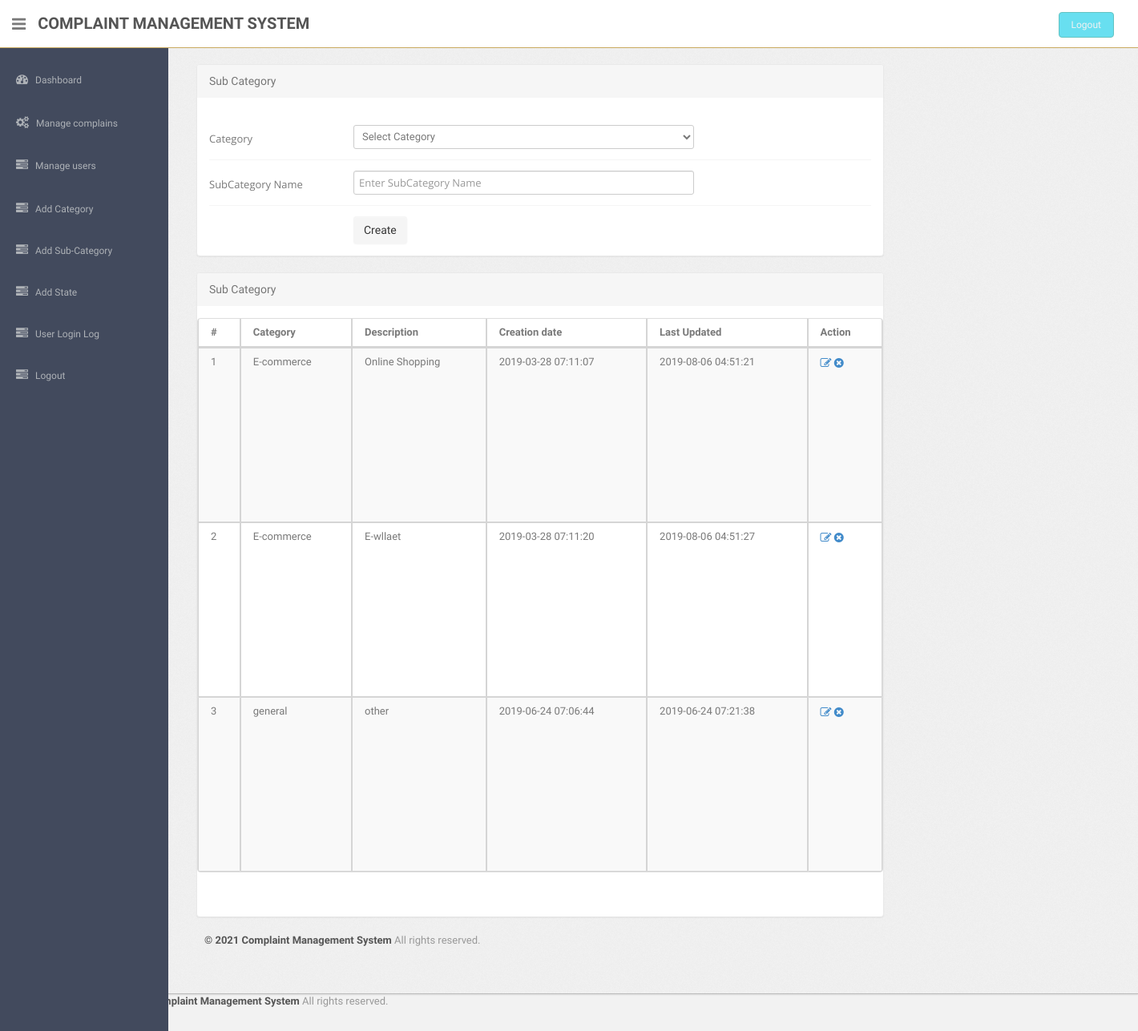
Before: /admin/subcategory.php (signed in) with the older database file.
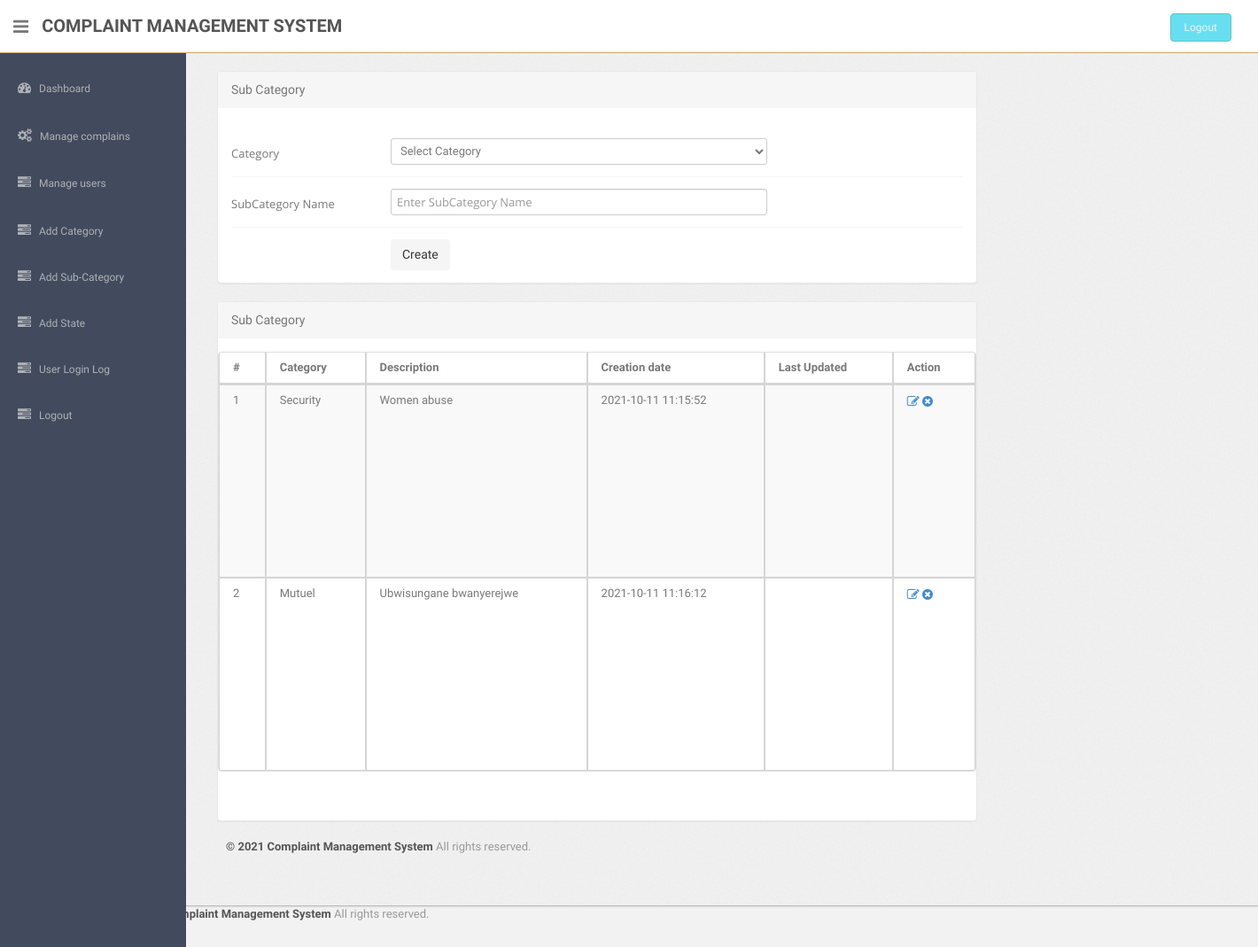
After: the same page with the newer database file.
### tables this page shows
CREATE TABLE `subcategory` (
  `id` int(11) NOT NULL,
  `categoryid` int(11) DEFAULT NULL,
  `subcategory` varchar(255) DEFAULT NULL,
  `creationDate` timestamp NULL DEFAULT current_timestamp(),
  `updationDate` timestamp NULL DEFAULT NULL ON UPDATE current_timestamp()
);

CREATE TABLE `category` (
  `id` int(11) NOT NULL,
  `categoryName` varchar(255) DEFAULT NULL,
  `categoryDescription` longtext DEFAULT NULL,
  `creationDate` timestamp NULL DEFAULT current_timestamp(),
  `updationDate` timestamp NULL DEFAULT NULL ON UPDATE current_timestamp()
);

### admin/subcategory.php (the view, shortened to what this page needs)
<?php
include('include/config.php');
if(strlen($_SESSION['alogin'])==0)
	{
header('location:index.php');
}
else{
?>
<!DOCTYPE html>
<html lang="en">
<head>
	<link type="text/css" href="bootstrap/css/bootstrap.min.css" rel="stylesheet">
	<link type="text/css" href="bootstrap/css/bootstrap-responsive.min.css" rel="stylesheet">
	<link type="text/css" href="css/theme.css" rel="stylesheet">
	<link type="text/css" href="images/icons/css/font-awesome.css" rel="stylesheet">
    <link href="assets/css/bootstrap.css" rel="stylesheet">
    <link href="assets/font-awesome/css/font-awesome.css" rel="stylesheet" />
    <link rel="stylesheet" type="text/css" href="assets/css/zabuto_calendar.css">
    <link rel="stylesheet" type="text/css" href="assets/js/gritter/css/jquery.gritter.css" />
    <link rel="stylesheet" type="text/css" href="assets/lineicons/style.css">
    <link href="assets/css/style.css" rel="stylesheet">
    <link href="assets/css/style-responsive.css" rel="stylesheet">
</head>
<body>
<section id="container" >
<?php include('include/header.php');?>
<?php include('include/admin_sidebar.php');?>
	<section id="main-content">
          <section class="wrapper">
			<div class="row">
			<div class="col-lg-9 main-chart">
				<div class="col-md-2 col-sm-2 box0">
                  </div>
					<div class="content" style="margin-left: 20px;">
						<div class="module">
							<div class="module-head">
								<h3>Sub Category</h3>
							</div>
							<div class="module-body">
									<br />
			<form class="form-horizontal row-fluid" name="subcategory" method="post" >
<div class="control-group">
<label class="control-label" for="basicinput">Category</label>
<div class="controls">
<select name="category" class="span8 tip" required>
<option value="">Select Category</option>
</select>
</div>
</div>
<div class="control-group">
<label class="control-label" for="basicinput">SubCategory Name</label>
<div class="controls">
<input type="text" placeholder="Enter SubCategory Name"  name="subcategory" class="span8 tip" required>
</div>
</div>
	<div class="control-group">
											<div class="controls">
												<button type="submit" name="submit" class="btn">Create</button>
											</div>
										</div>
									</form>
							</div>
						</div>
	<div class="module">
							<div class="module-head">
								<h3>Sub Category</h3>
							</div>
							<div class="module-body table">
								<table cellpadding="0" cellspacing="0" border="0" class="datatable-1 table table-bordered table-striped	 display" width="100%">
									<thead>
										<tr>
											<th>#</th>
											<th>Category</th>
											<th>Description</th>
											<th>Creation date</th>
											<th>Last Updated</th>
											<th>Action</th>
										</tr>
									</thead>
									<tbody>
<?php $query=mysqli_query($con,"select subcategory.id,category.categoryName,subcategory.subcategory,subcategory.creationDate,subcategory.updationDate from subcategory join category on category.id=subcategory.categoryid");
$cnt=1;
while($row=mysqli_fetch_array($query))
{
?>
										<tr>
											<td><?php echo htmlentities($cnt);?></td>
											<td><?php echo htmlentities($row['categoryName']);?></td>
											<td><?php echo htmlentities($row['subcategory']);?></td>
											<td> <?php echo htmlentities($row['creationDate']);?></td>
											<td><?php echo htmlentities($row['updationDate']);?></td>
											<td>
											<a href="edit-subcategory.php?id=<?php echo $row['id']?>" ><i class="icon-edit"></i></a>
											<a href="subcategory.php?id=<?php echo $row['id']?>&del=delete" onClick="return confirm('Are you sure you want to delete?')"><i class="icon-remove-sign"></i></a></td>
										</tr>
										<?php $cnt=$cnt+1; } ?>
								</table>
							</div>
						</div>
					</div>
				</div>
			</div>
			<?php include('include/footer.php');?>
<?php include('include/footer.php');?>
</body>
<?php } ?>

### admin/include/header.php
<header class="header black-bg">
             <div class="sidebar-toggle-box">
                 <div class="fa fa-bars tooltips" data-placement="right" data-original-title="Toggle Navigation"></div>
             </div>
           <a href="dashboard.php" class="logo"><b>Complaint Management System</b></a>
           <div class="top-menu">
           	<ul class="nav pull-right top-menu">
                   <li><a class="logout" href="logout.php">Logout</a></li>
           	</ul>
           </div>
       </header>

### admin/include/admin_sidebar.php (shortened to what this page needs)
<aside>
          <div id="sidebar"  class="nav-collapse ">
              <ul class="sidebar-menu" id="nav-accordion">
                  <li class="mt">
                      <a href="admin_dashboard.php">
                          <i class="fa fa-dashboard"></i>
                          <span>Dashboard</span>
                      </a>
                  </li>
                  <li class="sub-menu">
                      <a href="javascript:;" >
                          <i class="fa fa-cogs"></i>
                          <span>Manage complains</span>
                      </a>
                  </li>
                  <li>
                <a href="manage-users.php">
                  <i class="fa fa-tasks"></i>
                  Manage users
                </a>
              </li>
                  <li class="sub-menu">
                      <a href="category.php" >
                          <i class="fa fa-tasks"></i>
                          <span>Add Category </span>
                      </a>
                    </li>
              <li class="sub-menu">
                      <a href="subcategory.php" >
                          <i class="fa fa-tasks"></i>
                          <span>Add Sub-Category </span>
                      </a>
                    </li>
<li class="sub-menu">
                      <a href="state.php" >
                          <i class="fa fa-tasks"></i>
                          <span>Add State</span>
                      </a>
                    </li>
              <li class="sub-menu">
                      <a href="user-logs.php" >
                          <i class="fa fa-tasks"></i>
                          <span>User Login Log</span>
                      </a>
                  </li>
                  <li class="sub-menu">
                      <a href="logout.php" >
                          <i class="fa fa-tasks"></i>
                          <span>Logout</span>
                      </a>
                  </li>
              </ul>
          </div>
      </aside>

### admin/include/footer.php
<div class="footer">
	<div class="container">
		<b class="copyright">&copy; 2021 Complaint Management System </b> All rights reserved.
	</div>
</div>
</html>

### admin/css/theme.css (style rules this page uses)
body { font-size: 13px; font-family: 'Open Sans', Arial, sans-serif; background: #fff; color: #777 }
h1, h2, h3, h4, h5, h6 { color: #333; margin-top: 0 }
h3 { font-size: 20px }
strong, b { color: #555 }
.wrapper { background: url(../images/bg.png) #eee; border-bottom: 1px solid #bbb; -webkit-box-shadow: 0 1px 2px rgba(0,0,0,0.1); -moz-box-shadow: 0 1px 2px rgba(0,0,0,0.1); box-shadow: 0 1px 2px rgba(0,0,0,0.1); padding: 30px 0 }
.footer { color: #999; padding: 30px 0 60px }
form { margin: 0 }
select, textarea, input[type="text"], input[type="password"], input[type="datetime"], input[type="datetime-local"], input[type="date"], input[type="month"], input[type="time"], input[type="week"], input[type="number"], input[type="email"], input[type="url"], input[type="search"], input[type="tel"], input[type="color"], .uneditable-input, label, input, button, select, textarea { -webkit-border-radius: 3px; -moz-border-radius: 3px; border-radius: 3px; font-size: 13px; font-family: 'Open Sans', Tahoma, Arial, sans-serif }
body [class^="icon-"], body [class*=" icon-"] { font-size: 14px; line-height: 20px; height: 200px }
.module { background: #fff; -webkit-border-radius: 3px; -moz-border-radius: 3px; border-radius: 3px; border: 1px solid #ccc; border-bottom-color: #bbb; -webkit-box-shadow: 0 0 1px rgba(0,0,0,0.2); -moz-box-shadow: 0 0 1px rgba(0,0,0,0.2); box-shadow: 0 0 1px rgba(0,0,0,0.2); margin-bottom: 30px }
.form-horizontal .control-group, .form-vertical .control-group { margin-bottom: 0 }
.form-horizontal .control-group+.control-group, .form-vertical .control-group+.control-group { margin-top: 13px; padding-top: 13px; border-top: 1px solid #f5f5f5 }
.btn, .btn-box { -webkit-border-radius: 3px; -moz-border-radius: 3px; border-radius: 3px }
.btn { font-size: 13px; font-weight: 600 }
.btn { display: inline-block; margin-bottom: 0; font-weight: 400; text-align: center; vertical-align: middle; cursor: pointer; background-image: none; border: 1px solid transparent; white-space: nowrap; padding: 4px 10px; font-size: 13px; line-height: 1.42857; border-radius: 4px; -webkit-user-select: none; -moz-user-select: none; -ms-user-select: none; user-select: none }
.table { margin-bottom: 0 }
.table th, .table td { border-color: #d5d5d5!important }
.table-bordered thead:first-child tr:first-child>th:first-child, .table-bordered tbody:first-child tr:first-child>td:first-child { -webkit-border-top-left-radius: 2px; -moz-border-radius-topleft: 2px; border-top-left-radius: 2px }
.table-bordered thead:first-child tr:first-child>th:last-child, .table-bordered tbody:first-child tr:first-child>td:last-child { -webkit-border-top-right-radius: 2px; -moz-border-radius-topright: 2px; border-top-right-radius: 2px }
.table-bordered thead:last-child tr:last-child>th:first-child, .table-bordered tbody:last-child tr:last-child>td:first-child, .table-bordered tfoot:last-child tr:last-child>td:first-child { -webkit-border-bottom-left-radius: 2px; -moz-border-radius-bottomleft: 2px; border-bottom-left-radius: 2px }
.table-bordered thead:last-child tr:last-child>th:last-child, .table-bordered tbody:last-child tr:last-child>td:last-child, .table-bordered tfoot:last-child tr:last-child>td:last-child { -webkit-border-bottom-right-radius: 2px; -moz-border-radius-bottomright: 2px; border-bottom-right-radius: 2px }
.module { box-shadow: 0 0 3px rgba(0,0,0,.1); border-color: #e9e9e9; margin-bottom: 20px; background-color: #fff; border-radius: 4px; -webkit-box-shadow: 0 1px 1px rgba(0,0,0,.05); box-shadow: 0 1px 1px rgba(0,0,0,.05); }
.module-head { color: #767676; background-color: #f6f6f6; border-color: #e9e9e9; padding: 10px 15px; border-bottom: 1px solid transparent; border-top-right-radius: 3px; border-top-left-radius: 3px; }
.module-head h3 { font-size: 14px; line-height: 20px; height: 20px; margin: 0 }
.module-body { padding: 15px }
.module-body.table { padding: 15px 0 }
.module-body.table .table th, .module-body.table .table td { padding-left: 15px; padding-right: 15px }

Changed rows visible on the page:
removed subcategory: categoryid.categoryName "E-commerce", subcategory "Online Shopping", creationDate "2019-03-28 07:11:07", updationDate "2019-08-06 04:51:21"
removed subcategory: categoryid.categoryName "E-commerce", subcategory "E-wllaet", creationDate "2019-03-28 07:11:20", updationDate "2019-08-06 04:51:27"
removed subcategory: categoryid.categoryName "general", subcategory "other", creationDate "2019-06-24 07:06:44", updationDate "2019-06-24 07:21:38"
added subcategory: categoryid.categoryName "Security", subcategory "Women abuse", creationDate "2021-10-11 11:15:52"
added subcategory: categoryid.categoryName "Mutuel", subcategory "Ubwisungane bwanyerejwe", creationDate "2021-10-11 11:16:12"
